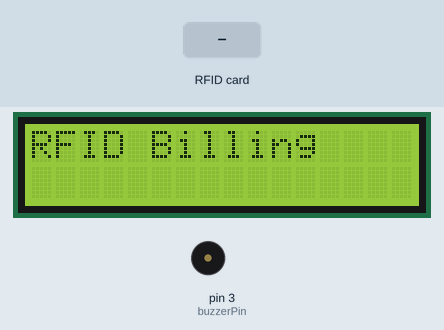
The sketch below on a simulated Arduino Uno, built with avr-gcc and run on an emulated ATmega328P. On the bench: 16×2 character LCD, buzzer (waves = sounding, pin HIGH). Inputs (shaded band) come from the test bench. Pins used as bus, display or sensor lines are not drawn; what the sketch prints to the serial monitor is not drawn.

Above: at 2.2 s.
At 4.3 s:
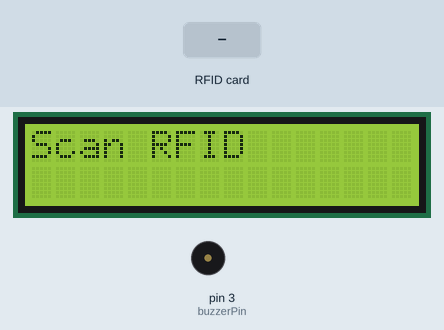
4.4 s: RFID card FA 7B 16 B0 held to the reader
At 5.8 s:
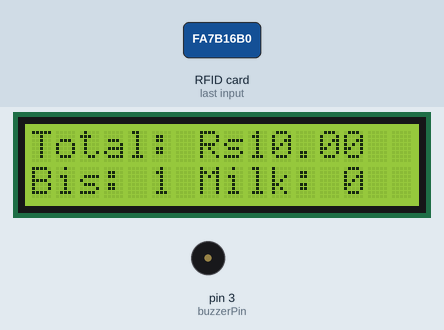
6.1 s: RFID card 5E 7A 19 C4 held to the reader
At 8.0 s:
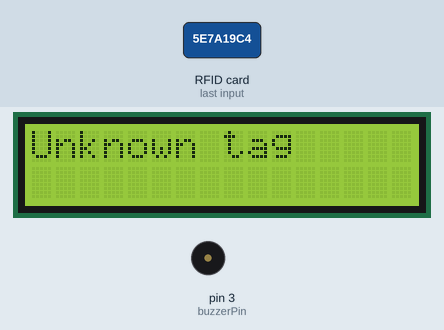
8.3 s: RFID card 93 4E EB A9 held to the reader
At 9.0 s:
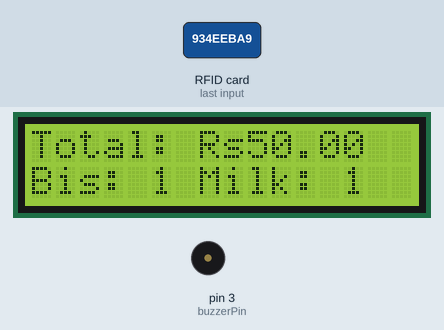
Timing chart, 0 to 11.3 s (numbered marks = the images above; inputs shaded):
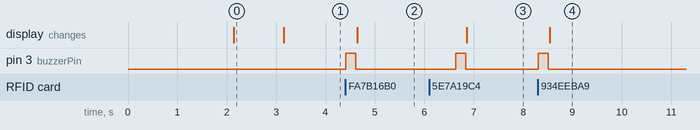

The sketch:

rfidtoshowdetails.ino
```cpp
#include <SPI.h>
#include <MFRC522.h>
#include <LiquidCrystal_I2C.h>
#define buzzerPin 3
#define SS_PIN 10
#define RST_PIN 9

MFRC522 rfid(SS_PIN, RST_PIN);
LiquidCrystal_I2C lcd(0x27, 16, 2);  // Set the LCD address to 0x27 for a 16 chars and 2 line display

byte tag1[4] = {0xFA, 0x7B, 0x16, 0xB0};  // Tag for milk
byte tag2[4] = {0x93, 0x4E, 0xEB, 0xA9};  // Tag for biscuit

float milkPrice = 10.00;  // Price for milk
float biscuitPrice = 40.00;  // Price for biscuit

int milkQuantity = 0;
int biscuitQuantity = 0;

void setup() {
  Serial.begin(9600);
  SPI.begin();
  rfid.PCD_Init();
  lcd.init();
  lcd.backlight();
  pinMode(buzzerPin, OUTPUT); // Set buzzer pin as output
  lcd.setCursor(0, 0);
  lcd.print("Loading...");
  delay(2000); // Wait for 2 seconds
  lcd.clear();
  lcd.setCursor(0, 0);
  lcd.print("RFID Billing");
  delay(1000);
  lcd.clear();
  lcd.setCursor(0, 0);
  lcd.print("Scan RFID");
}

void loop() {
  if (rfid.PICC_IsNewCardPresent() && rfid.PICC_ReadCardSerial()) {
    Serial.println("Card detected");
    digitalWrite(buzzerPin, HIGH); // Turn on the buzzer
    delay(200); // Wait for a while
    digitalWrite(buzzerPin, LOW); // Turn off the buzzer

    if (checkTag(tag1)) {
      milkQuantity++;
    } else if (checkTag(tag2)) {
      biscuitQuantity++;
    } else {
      lcd.clear();
      lcd.setCursor(0, 0);
      lcd.print("Unknown tag");
      delay(1000);
      return; // Skip the rest of the loop if unknown tag
    }

    lcd.clear();
    lcd.setCursor(0, 0);
    lcd.print("Total: Rs");
    lcd.print((milkQuantity * milkPrice) + (biscuitQuantity * biscuitPrice), 2); // Print total amount with 2 decimal places
    lcd.setCursor(0, 1);
    lcd.print("Bis: ");
    lcd.print(milkQuantity);
    lcd.print(" Milk: ");
    lcd.print(biscuitQuantity);

    delay(2000);
  }
}

bool checkTag(byte tagToCompare[]) {
  for (int i = 0; i < rfid.uid.size; i++) {
    if (rfid.uid.uidByte[i] != tagToCompare[i]) {
      return false;
    }
  }
  return true;
}
```

Measured:
- after the input at 4.4 s, pin 3 (buzzerPin): LOW → HIGH at once, → LOW 0.20 s later; the display: changes after 0.24 s (image 2)
- after the input at 6.1 s, pin 3 (buzzerPin): LOW → HIGH after 0.54 s, → LOW 0.20 s later; the display: changes after 0.76 s (image 3)
- after the input at 8.3 s, pin 3 (buzzerPin): LOW → HIGH at once, → LOW 0.20 s later; the display: changes after 0.24 s (image 4)
- what the display in image 0 shows lasts 1.1 s, from 2.1 s to 3.2 s
